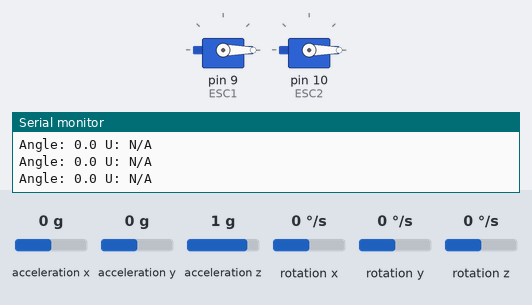
Recording of a sketch running on a simulated Arduino Uno, built with avr-gcc and run on an emulated ATmega328P. Shown: 2 × servo, the last lines printed to the serial monitor. The inputs (shaded band) are chosen by the test bench; at power-on: acceleration y 0 g, acceleration x 0 g, acceleration z 1 g, rotation x 0 °/s, rotation y 0 °/s, rotation z 0 °/s.

Above: at 2.2 s.
2.3 s: acceleration y set to -0.8 g
At 3.1 s:
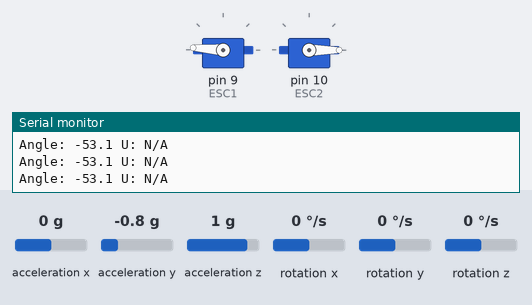
3.8 s: acceleration y set to 0.8 g
At 4.5 s:
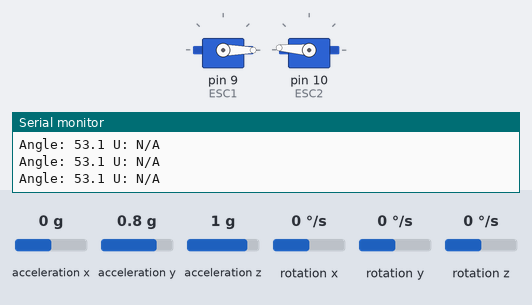
Timing chart, 0 to 6.8 s (numbered marks = the images above; inputs shaded):
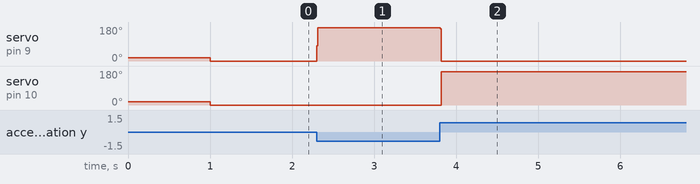

Measured:
- after the input at 2.3 s, servo on pin 9 (ESC1): 0° → 176° at once
- after the input at 3.8 s, servo on pin 9 (ESC1): 176° → 0° at once; servo on pin 10 (ESC2): 0° → 176° at once

The sketch:

Pole_Placement_Code.ino
```cpp
#include <Wire.h>
#include "MPU6050.h"
#include <Servo.h>
#include <math.h>

double x1 = 0.0, x2 = 0.0, x3 = 0.0, x4 = 0.0;
double K[4] = {0.1, 0.2, 0.5, 0.05};
Servo ESC1, ESC2;
MPU6050 mpu;
int16_t ax, ay, az;

const double accel_scale = 8192.0;
const double deadZone = 5.0;

const int filterSize = 10;
double angleHistory[filterSize] = {0.0};
int filterIndex = 0;
double filteredAngle = 0.0;

unsigned long lastSerialUpdate = 0;
const unsigned long serialInterval = 200;

void setup() {
    Serial.begin(9600);
    Wire.begin();
    mpu.initialize();
    mpu.setFullScaleAccelRange(MPU6050_ACCEL_FS_4);
    if (!mpu.testConnection()) {
        Serial.println("MPU6050 connection failed!");
        while (1);
    }
    ESC1.attach(9, 1000, 2000);
    ESC2.attach(10, 1000, 2000);
    ESC1.writeMicroseconds(1100);
    ESC2.writeMicroseconds(1100);
    delay(1000);
    Serial.println("Setup complete with ±4g range.");
}

void loop() {
    if (!mpu.testConnection()) {
        Serial.println("MPU6050 disconnected!");
        return;
    }
    if (!readAccelOnly(x1, x2, x3, x4)) {
        return;
    }
    updateMovingAverage(x3);
    applyAngleBasedControl(filteredAngle);
    if (millis() - lastSerialUpdate >= serialInterval) {
        lastSerialUpdate = millis();
        Serial.print("Angle: ");
        Serial.print(filteredAngle * (180.0 / PI), 1);
        Serial.print(" U: ");
        Serial.println("N/A");
    }
}

bool readAccelOnly(double &x1, double &x2, double &x3, double &x4) {
    mpu.getAcceleration(&ax, &ay, &az);
    if (ay > 8192 || ay < -8192) {
        return false;
    }
    double ay_g = ay / accel_scale;
    x3 = asin(ay_g);
    x1 = 0.0;
    x2 = 0.0;
    x4 = 0.0;
    return true;
}

void updateMovingAverage(double newAngle) {
    angleHistory[filterIndex] = newAngle;
    filterIndex = (filterIndex + 1) % filterSize;
    double sum = 0.0;
    for (int i = 0; i < filterSize; i++) {
        sum += angleHistory[i];
    }
    filteredAngle = sum / filterSize;
}

void applyAngleBasedControl(double angle) {
    double pendulumAngleDeg = angle * (180.0 / PI);
    if (fabs(pendulumAngleDeg) <= deadZone) {
        ESC1.writeMicroseconds(1001);
        ESC2.writeMicroseconds(1001);
        return;
    }
    int primaryPwmSignal, opposingPwmSignal;
    if (fabs(pendulumAngleDeg) <= 15.0) {
        primaryPwmSignal = constrain(map(fabs(pendulumAngleDeg), 5, 10, 1450, 1700), 1450, 1900);
    } else if (fabs(pendulumAngleDeg) <= 30.0) {
        primaryPwmSignal = constrain(map(fabs(pendulumAngleDeg), 10, 30, 1900, 1980), 1900, 1980);
    } else {
        primaryPwmSignal = constrain(map(fabs(pendulumAngleDeg), 30, 45, 1980, 1980), 1980, 1980);
    }
    opposingPwmSignal = constrain(primaryPwmSignal * 0.1, 1001, primaryPwmSignal - 100);
    if (pendulumAngleDeg > 0) {
        ESC1.writeMicroseconds(opposingPwmSignal);
        ESC2.writeMicroseconds(primaryPwmSignal);
    } else {
        ESC1.writeMicroseconds(primaryPwmSignal);
        ESC2.writeMicroseconds(opposingPwmSignal);
    }
}
```
